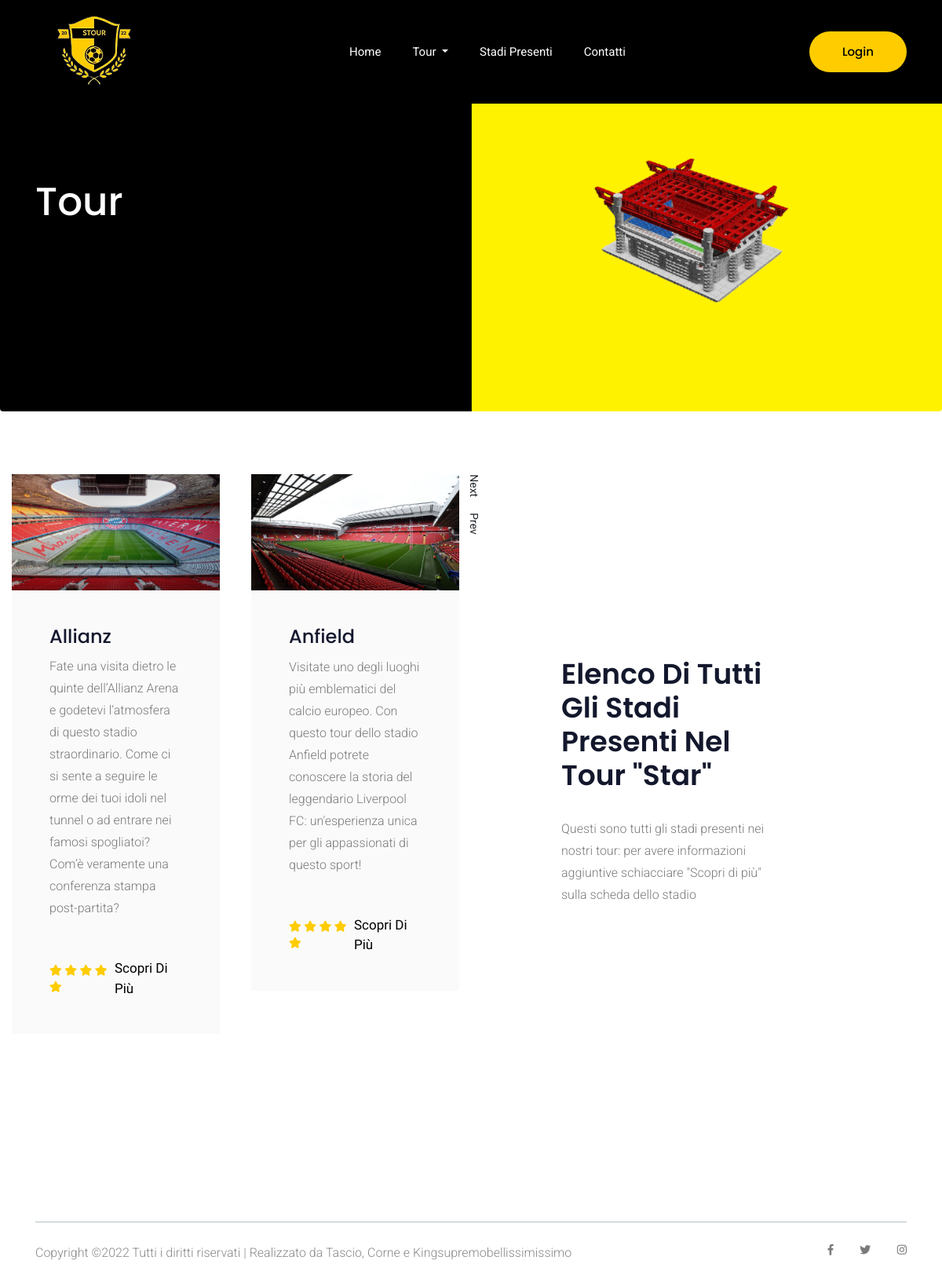
Page /pages/tour.php?id=2 on the committed database.
### tables this page shows
CREATE TABLE `stadio` (
  `id` int(11) NOT NULL,
  `nome` varchar(255) NOT NULL,
  `citta` varchar(255) NOT NULL,
  `mappa` varchar(2000) NOT NULL,
  `preview` varchar(2000) NOT NULL,
  `descrizione` varchar(2000) NOT NULL,
  `prezzo` int(25) NOT NULL,
  `orario` varchar(2000) NOT NULL,
  `capienza` int(11) NOT NULL,
  `img` varchar(255) NOT NULL
);

CREATE TABLE `tour` (
  `id` int(11) NOT NULL,
  `nome` varchar(255) DEFAULT NULL,
  `costo` int(11) DEFAULT NULL,
  `utente` varchar(255) DEFAULT NULL
);

### pages/tour.php (the view, shortened to what this page needs)
<?php
    require_once('connessione.php');
    if(isset($_GET['id'])) {
        $idTour = $_GET['id'];
    }
?>
<!doctype html>
<html>
<head>
    <link rel="stylesheet" href="../css/css/bootstrap.min.css">
    <link rel="stylesheet" href="../css/css/animate.css">
    <link rel="stylesheet" href="../css/css/owl.carousel.min.css">
    <link rel="stylesheet" href="../css/css/all.css">
    <link rel="stylesheet" href="../css/css/flaticon.css">
    <link rel="stylesheet" href="../css/css/themify-icons.css">
    <link rel="stylesheet" href="../css/css/nice-select.css">
    <link rel="stylesheet" href="../css/css/magnific-popup.css">
    <link rel="stylesheet" href="../css/css/slick.css">
    <link rel="stylesheet" href="../css/css/style.css">
</head>
<body>
    <header class="main_menu home_menu" style="background-color: black">
            <div class="container">
                <div class="row align-items-center">
                    <div class="col-lg-12">
                        <nav class="navbar navbar-expand-lg navbar-light" style="list-style: none" >
                            <a class="navbar-brand" href="../index.php"> <img src="../img/favicon.png" alt="logo"> </a>
                            <div class="collapse navbar-collapse main-menu-item" id="navbarSupportedContent">
                                <ul class="navbar-nav">
                                    <li class="nav-item">
                                        <a class="nav-link" href="../index.php">Home</a>
                                    </li>
                                    <li class="nav-item dropdown">
                                        <a class="nav-link dropdown-toggle" href=" blog.html" id="navbarDropdown"
                                            role="button" data-toggle="dropdown" aria-haspopup="true" aria-expanded="false">
                                            Tour
                                        </a>
                                    </li>
                                    <li class="nav-item">
                                        <a class="nav-link" href=" stadiTutti.php">Stadi presenti</a>
                                    </li>
                                    <li class="nav-item">
                                        <a class="nav-link" href=" contact.php">Contatti</a>
                                    </li>
                                </ul>
                            </div>
                                        <?php
                                            if(!empty($_SESSION['user'])){
                                                if($_SESSION['user'] == "admin"){
                                                    echo '
                                                    <li class="nav-item dropdown">
                                                        <a class="nav-link dropdown-toggle" id="navbarDropdown" role="button" data-toggle="dropdown" aria-haspopup="false" aria-expanded="false">
                                                            <img src="../img/profilo.png" alt="Profilo" style="border-radius: 50%; " width="50" height="50">
                                                        </a>
                                                        <div class="dropdown-menu" aria-labelledby="navbarDropdown">
                                                            <p class="dropdown-item">Benvenuto '.$_SESSION['user'].'</p>
                                                            <a class="dropdown-item" style="color:red" id="pannelloDiControlloTasto" href="../admin/admin.php">Pannello di controllo</a>
                                                            <a class="dropdown-item" id="logoutTasto" href=" logout.php">Esci</a>
                                                        </div>
                                                    </li>
                                                    ';
                                                }
                                                else{
                                                    echo '
                                                    <li class="nav-item dropdown">
                                                        <a class="nav-link dropdown-toggle" id="navbarDropdown" role="button" data-toggle="dropdown" aria-haspopup="true" aria-expanded="false">
                                                            <img src="../img/profilo.png" alt="Profilo" style="border-radius: 50%;" width="50" height="50">
                                                        </a>
                                                        <div class="dropdown-menu" aria-labelledby="navbarDropdown">
                                                            <p class="dropdown-item">Benvenuto '.$_SESSION['user'].'</p>
                                                            <a class="dropdown-item" id="tourEffettuati" href=" tourEffettuati.php">Tour effettuati</a>
                                                            <a class="dropdown-item" id="logoutTasto" href=" logout.php">Esci</a>
                                                        </div>
                                                    </li>
                                                    ';
                                                }
                                            }
                                            else{
                                                echo'
                            <a class="btn_1 d-none d-lg-block" href=" login.php">Login</a>
                                                ';
                                            }
                                        ?>
                        </nav>
                    </div>
                </div>
            </div>
        </header>
	<section class="breadcrumb breadcrumb_bg" style="text-align: left;background: url(../img/sfondo.png) no-repeat center center/cover;" >
		<div class="container" style="text-align: left">
			<div class="row" style="text-align: left">
				<div class="col-lg-12">
					<div class="breadcrumb_iner text-center" style="text-align: left">
						<div class="breadcrumb_iner_item" style="text-align: left">
							<h2>Tour</h2>
						</div>
					</div>
				</div>
			</div>
		</div>
	</section>
    <?php
        if(isset($_GET['id'])){
            echo'
                <section class="tour_package padding_top single_pack">
                    <div class="container-fluid">
                        <div class="row align-items-center">
                            <div class="col-lg-6 col-sm-6 ">
                                <div class="tour_package_cotent owl-carousel">';
                                    $query = "SELECT stadio FROM TourHaStadio WHERE tour= $idTour";
                                    $risultato = $conn -> query($query);
                                    if($risultato -> num_rows > 0){
                                        while($row = $risultato -> fetch_assoc()){
                                            $idStadio = $row['stadio'];
                                            $query2 = "SELECT * FROM stadio WHERE id = $idStadio";
                                            $risultato2 = $conn -> query($query2);
                                            if($risultato2 -> num_rows > 0){
                                                while($row = $risultato2 -> fetch_assoc()){
                                                echo'
                                                    <div class="single_tour_package">
                                                        <img src="../'.$row['img'].'" alt="">
                                                        <div class="tour_pack_content">
                                                            <h4>'.$row['nome'].'</h4>
                                                            <p> '.$row['preview'].'</p>
                                                            <div class="tour_content_rating">
                                                                <ul>
                                                                    <li><a href="#"><i class="fas fa-star"></i></a></li>
                                                                    <li><a href="#"><i class="fas fa-star"></i></a></li>
                                                                    <li><a href="#"><i class="fas fa-star"></i></a></li>
                                                                    <li><a href="#"><i class="fas fa-star"></i></a></li>
                                                                    <li><a href="#"><i class="fas fa-star"></i></a></li>
                                                                </ul>
                                                                <a href="stadio.php?id='.$row['id'].'" class="btn1">Scopri di più</a>';
                                                                echo'
                                                            </div>
                                                        </div>
                                                    </div>';
                                                }
                                            }
                                        }
                                    }
                                    echo'
                                </div>
                            </div>';
                                $query2 = "SELECT * FROM Tour WHERE id = $idTour ";
                                $risultato2 = $conn -> query($query2);
                                if($risultato2 -> num_rows > 0){
                                    while($row = $risultato2 -> fetch_assoc()){
                                    echo '
                                        <div class="col-lg-5 col-xl-3 offset-lg-1 col-sm-6">
                                            <div class="tour_pack_content">
                                                <img src="img/section_tittle_img.png" alt="">
                                                <h2>Elenco di tutti gli stadi presenti nel tour  "'.$row['nome'].'"</h2>
                                                <p>Questi sono tutti gli stadi presenti nei nostri tour: per avere informazioni aggiuntive schiacciare "Scopri di più" sulla scheda dello stadio</p>
                                            </div>
                                        </div>';
                                    }
                                }
                                echo'
                        </div>
                    </div>
                </section>';
        }
        ?>
    <footer class="footer_part">
            <div class="container">
                <hr>
                <div class="row">
                    <div class="col-lg-8">
                        <div class="copyright_text">
                            <P>
    Copyright &copy;<script>document.write(new Date().getFullYear());</script> Tutti i diritti riservati | Realizzato da Tascio, Corne e Kingsupremobellissimissimo</a>
    </P>
                        </div>
                    </div>
                    <div class="col-lg-4">
                        <div class="footer_icon social_icon">
                            <ul class="list-unstyled">
                                <li><a href="#" class="single_social_icon"><i class="fab fa-facebook-f"></i></a></li>
                                <li><a href="#" class="single_social_icon"><i class="fab fa-twitter"></i></a></li>
                                <li><a href="#" class="single_social_icon"><i class="fab fa-instagram"></i></a></li>
                            </ul>
                        </div>
                    </div>
                </div>
            </div>
        </footer>
</body>
</html>

### css/css/all.css (style rules this page uses)
.fa, .fas, .far, .fal, .fab { -moz-osx-font-smoothing: grayscale; -webkit-font-smoothing: antialiased; display: inline-block; font-style: normal; font-variant: normal; text-rendering: auto; line-height: 1; }
.fa-facebook-f:before { content: "\f39e"; }
.fa-instagram:before { content: "\f16d"; }
.fa-star:before { content: "\f005"; }
.fa-twitter:before { content: "\f099"; }
.fab { font-family: 'Font Awesome 5 Brands'; }
.fa, .fas { font-family: 'Font Awesome 5 Free'; font-weight: 900; }

### rows in the picture
stadio: img (picture), nome "Allianz", preview "Fate una visita dietro le quinte dell’Allianz Arena e godetevi l’atmosfera di questo stadio straordinario. Come ci si sente a seguire le orme dei tuoi idoli nel tunnel o ad entrare nei famosi spogliatoi? Com’è veramente una conferenza stampa post-partita?"
stadio: img (picture), nome "Anfield", preview "Visitate uno degli luoghi più emblematici del calcio europeo. Con questo tour dello stadio Anfield potrete conoscere la storia del leggendario Liverpool FC: un'esperienza unica per gli appassionati di questo sport!"
tour: nome "Star"
